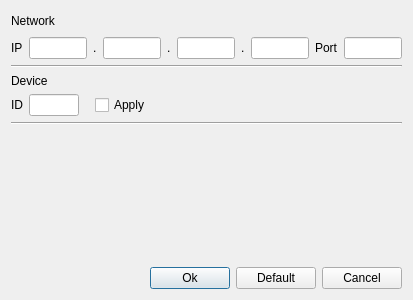
<?xml version="1.0" encoding="UTF-8"?>
<ui version="4.0">
 <class>SettingsDialog</class>
 <widget class="QDialog" name="SettingsDialog">
  <property name="geometry">
   <rect>
    <x>0</x>
    <y>0</y>
    <width>413</width>
    <height>300</height>
   </rect>
  </property>
  <property name="windowTitle">
   <string>Settings</string>
  </property>
  <layout class="QGridLayout" name="gridLayout">
   <item row="0" column="0">
    <layout class="QVBoxLayout" name="verticalLayout">
     <item>
      <layout class="QHBoxLayout" name="horizontalLayout">
       <item>
        <widget class="QLabel" name="label">
         <property name="text">
          <string>Network</string>
         </property>
        </widget>
       </item>
       <item>
        <spacer name="horizontalSpacer">
         <property name="orientation">
          <enum>Qt::Horizontal</enum>
         </property>
         <property name="sizeHint" stdset="0">
          <size>
           <width>40</width>
           <height>20</height>
          </size>
         </property>
        </spacer>
       </item>
      </layout>
     </item>
     <item>
      <layout class="QHBoxLayout" name="horizontalLayout_2">
       <item>
        <widget class="QLabel" name="label_2">
         <property name="text">
          <string>IP</string>
         </property>
        </widget>
       </item>
       <item>
        <spacer name="horizontalSpacer_2">
         <property name="orientation">
          <enum>Qt::Horizontal</enum>
         </property>
         <property name="sizeHint" stdset="0">
          <size>
           <width>40</width>
           <height>20</height>
          </size>
         </property>
        </spacer>
       </item>
       <item>
        <widget class="QLineEdit" name="ip1LineEdit">
         <property name="maxLength">
          <number>3</number>
         </property>
        </widget>
       </item>
       <item>
        <widget class="QLabel" name="label_3">
         <property name="text">
          <string>.</string>
         </property>
        </widget>
       </item>
       <item>
        <widget class="QLineEdit" name="ip2LineEdit">
         <property name="maxLength">
          <number>3</number>
         </property>
        </widget>
       </item>
       <item>
        <widget class="QLabel" name="label_4">
         <property name="text">
          <string>.</string>
         </property>
        </widget>
       </item>
       <item>
        <widget class="QLineEdit" name="ip3LineEdit">
         <property name="maxLength">
          <number>3</number>
         </property>
        </widget>
       </item>
       <item>
        <widget class="QLabel" name="label_5">
         <property name="text">
          <string>.</string>
         </property>
        </widget>
       </item>
       <item>
        <widget class="QLineEdit" name="ip4LineEdit">
         <property name="maxLength">
          <number>3</number>
         </property>
        </widget>
       </item>
       <item>
        <widget class="QLabel" name="label_6">
         <property name="text">
          <string>Port</string>
         </property>
        </widget>
       </item>
       <item>
        <widget class="QLineEdit" name="portLineEdit">
         <property name="maxLength">
          <number>4</number>
         </property>
        </widget>
       </item>
      </layout>
     </item>
     <item>
      <widget class="Line" name="line">
       <property name="orientation">
        <enum>Qt::Horizontal</enum>
       </property>
      </widget>
     </item>
     <item>
      <layout class="QHBoxLayout" name="horizontalLayout_4">
       <item>
        <widget class="QLabel" name="label_7">
         <property name="text">
          <string>Device</string>
         </property>
        </widget>
       </item>
      </layout>
     </item>
     <item>
      <layout class="QHBoxLayout" name="horizontalLayout_5">
       <item>
        <widget class="QLabel" name="label_8">
         <property name="text">
          <string>ID</string>
         </property>
        </widget>
       </item>
       <item>
        <widget class="QLineEdit" name="deviceIDLineEdit">
         <property name="minimumSize">
          <size>
           <width>50</width>
           <height>0</height>
          </size>
         </property>
         <property name="maximumSize">
          <size>
           <width>50</width>
           <height>16777215</height>
          </size>
         </property>
        </widget>
       </item>
       <item>
        <spacer name="horizontalSpacer_5">
         <property name="orientation">
          <enum>Qt::Horizontal</enum>
         </property>
         <property name="sizeType">
          <enum>QSizePolicy::Fixed</enum>
         </property>
         <property name="sizeHint" stdset="0">
          <size>
           <width>10</width>
           <height>20</height>
          </size>
         </property>
        </spacer>
       </item>
       <item>
        <widget class="QCheckBox" name="deviceIDApplyCheckBox">
         <property name="text">
          <string>Apply</string>
         </property>
        </widget>
       </item>
       <item>
        <spacer name="horizontalSpacer_4">
         <property name="orientation">
          <enum>Qt::Horizontal</enum>
         </property>
         <property name="sizeHint" stdset="0">
          <size>
           <width>40</width>
           <height>20</height>
          </size>
         </property>
        </spacer>
       </item>
      </layout>
     </item>
     <item>
      <widget class="Line" name="line_2">
       <property name="orientation">
        <enum>Qt::Horizontal</enum>
       </property>
      </widget>
     </item>
     <item>
      <spacer name="verticalSpacer_2">
       <property name="orientation">
        <enum>Qt::Vertical</enum>
       </property>
       <property name="sizeType">
        <enum>QSizePolicy::Expanding</enum>
       </property>
       <property name="sizeHint" stdset="0">
        <size>
         <width>20</width>
         <height>40</height>
        </size>
       </property>
      </spacer>
     </item>
     <item>
      <layout class="QHBoxLayout" name="horizontalLayout_3">
       <item>
        <spacer name="horizontalSpacer_3">
         <property name="orientation">
          <enum>Qt::Horizontal</enum>
         </property>
         <property name="sizeHint" stdset="0">
          <size>
           <width>40</width>
           <height>20</height>
          </size>
         </property>
        </spacer>
       </item>
       <item>
        <widget class="QPushButton" name="okPushButton">
         <property name="text">
          <string>Ok</string>
         </property>
        </widget>
       </item>
       <item>
        <widget class="QPushButton" name="defaultPushButton">
         <property name="text">
          <string>Default</string>
         </property>
        </widget>
       </item>
       <item>
        <widget class="QPushButton" name="cancelPushButton">
         <property name="text">
          <string>Cancel</string>
         </property>
        </widget>
       </item>
      </layout>
     </item>
    </layout>
   </item>
  </layout>
 </widget>
 <resources/>
 <connections/>
</ui>
